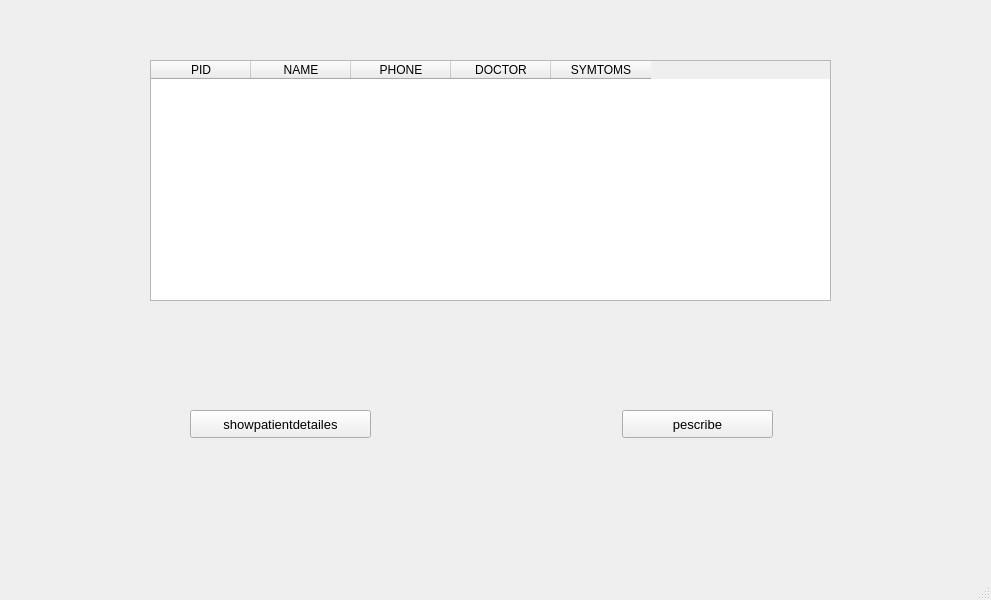
<?xml version="1.0" encoding="UTF-8"?>
<ui version="4.0">
 <class>todaybooking</class>
 <widget class="QMainWindow" name="todaybooking">
  <property name="geometry">
   <rect>
    <x>0</x>
    <y>0</y>
    <width>991</width>
    <height>600</height>
   </rect>
  </property>
  <property name="windowTitle">
   <string>MainWindow</string>
  </property>
  <widget class="QWidget" name="centralwidget">
   <widget class="QTableWidget" name="todaybooking_2">
    <property name="geometry">
     <rect>
      <x>150</x>
      <y>60</y>
      <width>681</width>
      <height>241</height>
     </rect>
    </property>
    <column>
     <property name="text">
      <string>PID</string>
     </property>
    </column>
    <column>
     <property name="text">
      <string>NAME</string>
     </property>
    </column>
    <column>
     <property name="text">
      <string>PHONE</string>
     </property>
    </column>
    <column>
     <property name="text">
      <string>DOCTOR</string>
     </property>
    </column>
    <column>
     <property name="text">
      <string>SYMTOMS</string>
     </property>
    </column>
   </widget>
   <widget class="QPushButton" name="b1">
    <property name="geometry">
     <rect>
      <x>190</x>
      <y>410</y>
      <width>181</width>
      <height>28</height>
     </rect>
    </property>
    <property name="font">
     <font>
      <pointsize>10</pointsize>
     </font>
    </property>
    <property name="text">
     <string>showpatientdetailes</string>
    </property>
   </widget>
   <widget class="QPushButton" name="b2">
    <property name="geometry">
     <rect>
      <x>622</x>
      <y>410</y>
      <width>151</width>
      <height>28</height>
     </rect>
    </property>
    <property name="font">
     <font>
      <pointsize>10</pointsize>
     </font>
    </property>
    <property name="text">
     <string>pescribe</string>
    </property>
   </widget>
  </widget>
  <widget class="QMenuBar" name="menubar">
   <property name="geometry">
    <rect>
     <x>0</x>
     <y>0</y>
     <width>991</width>
     <height>26</height>
    </rect>
   </property>
  </widget>
  <widget class="QStatusBar" name="statusbar"/>
 </widget>
 <resources/>
 <connections/>
</ui>
